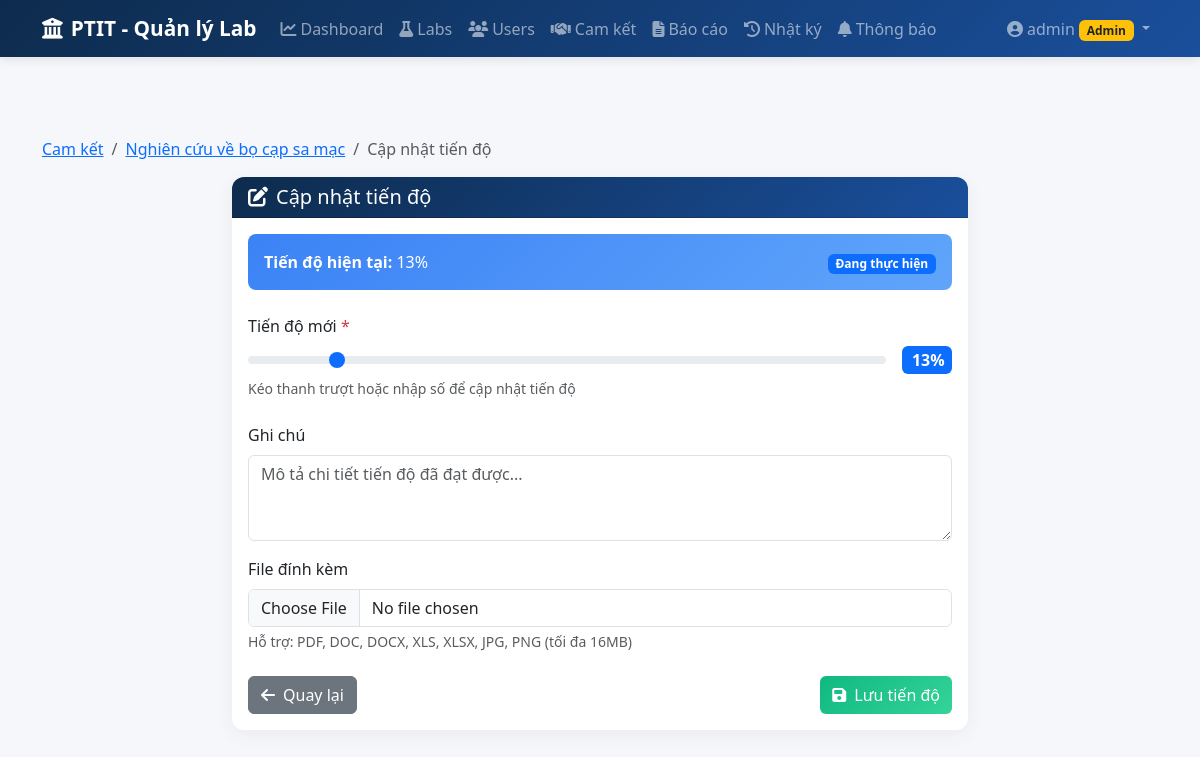
/progress/update/1 (signed in), run on an earlier commit of the app's database.
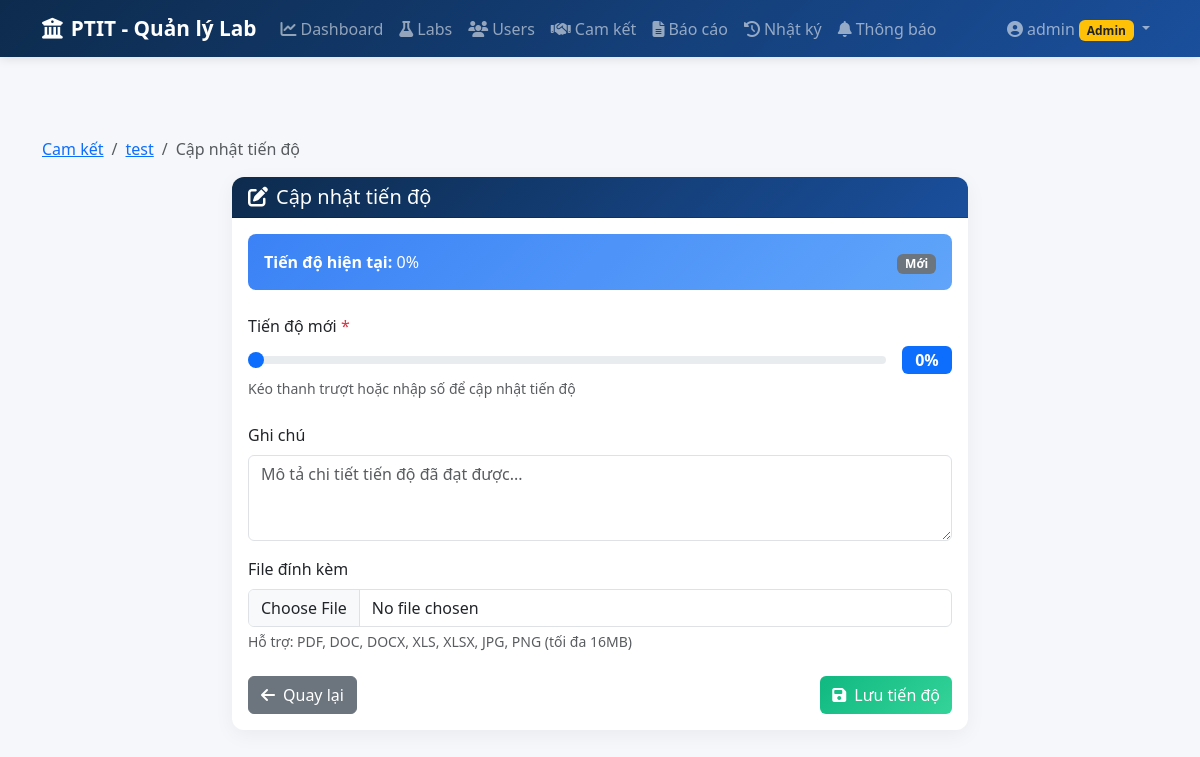
And on a later commit of the database.
### models.py (models this page shows, shortened)
class Commitment(db.Model):
    __tablename__ = 'commitments'
    id = db.Column(db.Integer, primary_key=True)
    title = db.Column(db.String(200), nullable=False)
    description = db.Column(db.Text)
    lab_id = db.Column(db.Integer, db.ForeignKey('labs.id'), nullable=False)
    assigned_to = db.Column(db.Integer, db.ForeignKey('users.id'), nullable=True)  # User được giao
    start_date = db.Column(db.Date, nullable=False)
    deadline = db.Column(db.Date, nullable=False)
    progress = db.Column(db.Integer, default=0)  # 0-100
    status = db.Column(db.String(20), default='Mới')  # Mới, Đang thực hiện, Hoàn thành, Quá hạn
    created_by = db.Column(db.Integer, db.ForeignKey('users.id'))
    created_at = db.Column(db.DateTime, default=datetime.utcnow)
    updated_at = db.Column(db.DateTime, default=datetime.utcnow, onupdate=datetime.utcnow)
    creator = db.relationship('User', foreign_keys=[created_by], backref='commitments_created')
    assignee = db.relationship('User', foreign_keys=[assigned_to], backref='tasks_assigned')
    progress_updates = db.relationship('ProgressUpdate', backref='commitment', lazy=True, cascade='all, delete-orphan')

### app.py (the view, shortened to what this page needs)
@app.route('/progress/update/<int:commitment_id>', methods=['GET', 'POST'])
@login_required
def progress_update(commitment_id):
    commitment = Commitment.query.get_or_404(commitment_id)
    if not current_user.is_admin() and commitment.lab_id != current_user.lab_id:
        flash('Bạn không có quyền cập nhật cam kết này.', 'danger')
        return redirect(url_for('dashboard'))
    return render_template('commitments/progress_form.html', commitment=commitment)

### app.py (called while the page is built)
@login_manager.user_loader
def load_user(user_id):
    return User.query.get(int(user_id))

def get_csrf_token():
    return generate_csrf_token()

@app.before_request
def csrf_protect():
    if request.method in ('POST', 'PUT', 'DELETE'):
        if request.endpoint == 'login':
            return
        token = request.form.get('_csrf_token') or request.headers.get('X-CSRF-Token')
        if not validate_csrf_token(token):
            flash('Yêu cầu không hợp lệ (CSRF token không đúng). Vui lòng thử lại.', 'danger')
            return redirect(request.referrer or url_for('dashboard'))

### csrf_utils.py (called while the page is built)
def generate_csrf_token():
    from flask import session
    if '_csrf_token' not in session:
        session['_csrf_token'] = secrets.token_hex(32)
    return session['_csrf_token']

### models.py (called while the page is built)
    def is_admin(self):
        return self.role == 'admin'

### templates/commitments/progress_form.html (shortened to what this page needs)
{% extends "base.html" %}
{% block content %}
<nav aria-label="breadcrumb" class="mb-3">
    <ol class="breadcrumb">
        <li class="breadcrumb-item"><a href="{{ url_for('commitments_list') }}">Cam kết</a></li>
        <li class="breadcrumb-item"><a href="{{ url_for('commitments_detail', commitment_id=commitment.id) }}">{{ commitment.title }}</a></li>
        <li class="breadcrumb-item active">Cập nhật tiến độ</li>
    </ol>
</nav>
<div class="row justify-content-center">
    <div class="col-lg-8">
        <div class="card">
            <div class="card-header">
                <h5 class="mb-0">
                    <i class="fas fa-edit me-2"></i>Cập nhật tiến độ
                </h5>
            </div>
            <div class="card-body">
                <div class="alert alert-info mb-4">
                    <div class="d-flex justify-content-between align-items-center">
                        <div>
                            <strong>Tiến độ hiện tại:</strong> {{ commitment.progress }}%
                        </div>
                        <div>
                            {% if commitment.status == 'Hoàn thành' %}
                            <span class="badge bg-success">{{ commitment.status }}</span>
                            {% elif commitment.status == 'Quá hạn' %}
                            <span class="badge bg-danger">{{ commitment.status }}</span>
                            {% elif commitment.status == 'Đang thực hiện' %}
                            <span class="badge bg-primary">{{ commitment.status }}</span>
                            {% else %}
                            <span class="badge bg-secondary">{{ commitment.status }}</span>
                            {% endif %}
                        </div>
                    </div>
                </div>
                <form method="POST" enctype="multipart/form-data">
                    <div class="mb-4">
                        <label for="progress" class="form-label">
                            Tiến độ mới <span class="text-danger">*</span>
                        </label>
                        <div class="d-flex align-items-center gap-3">
                            <input type="range" class="form-range flex-grow-1"
                                   id="progress" name="progress" min="0" max="100"
                                   value="{{ commitment.progress }}" required>
                            <span class="progress-value badge bg-primary">{{ commitment.progress }}%</span>
                        </div>
                        <div class="form-text">Kéo thanh trượt hoặc nhập số để cập nhật tiến độ</div>
                    </div>
                    <div class="mb-3">
                        <label for="notes" class="form-label">Ghi chú</label>
                        <textarea class="form-control" id="notes" name="notes" rows="3"
                                  placeholder="Mô tả chi tiết tiến độ đã đạt được..."></textarea>
                    </div>
                    <div class="mb-4">
                        <label for="attachment" class="form-label">File đính kèm</label>
                        <input type="file" class="form-control" id="attachment" name="attachment">
                        <div class="form-text">Hỗ trợ: PDF, DOC, DOCX, XLS, XLSX, JPG, PNG (tối đa 16MB)</div>
                    </div>
                    <div class="d-flex justify-content-between">
                        <a href="{{ url_for('commitments_detail', commitment_id=commitment.id) }}"
                           class="btn btn-secondary">
                            <i class="fas fa-arrow-left me-2"></i>Quay lại
                        </a>
                        <button type="submit" class="btn btn-success">
                            <i class="fas fa-save me-2"></i>Lưu tiến độ
                        </button>
                    </div>
                </form>
            </div>
        </div>
    </div>
</div>
{% endblock %}

What changed in the data, as far as the page shows it:
changed Commitment: title "Nghiên cứu về bọ cạp sa mạc" → "test"; progress "13" → "0"; status "Đang thực hiện" → "Mới"
